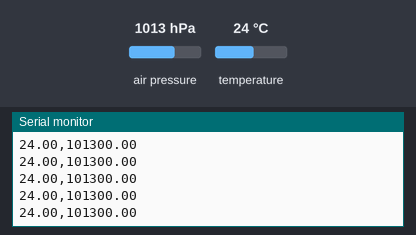
The sketch below on a simulated Arduino Uno, built with avr-gcc and run on an emulated ATmega328P. Shown: the last lines printed to the serial monitor. Inputs (shaded band) come from the test bench; at power-on: air pressure 1013 hPa, temperature 24 °C.

Above: at 1.2 s.
1.3 s: air pressure set to 952 hPa
At 1.8 s:
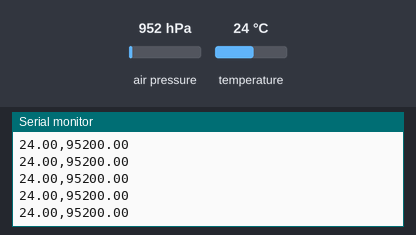
4.3 s: temperature set to 12 °C
At 5.3 s:
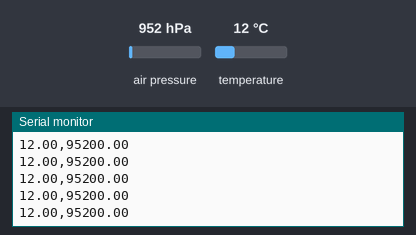
5.8 s: air pressure set to 975 hPa
At 6.7 s:
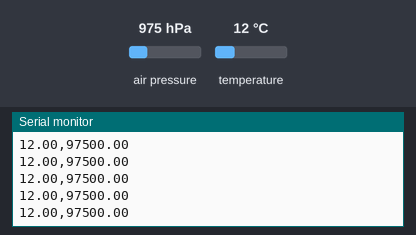
Timing chart, 0 to 8.8 s (numbered marks = the images above; inputs shaded):
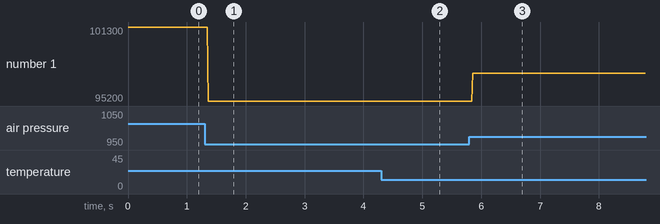

The sketch:

bluesky.ino
```cpp
#include "Wire.h"    // imports the wire library for talking over I2C
#include "Adafruit_BMP085.h"
Adafruit_BMP085 sensor;  // create sensor object called mySensor

float tempC;  // Variable for holding temp in C
float pressure; //Variable for holding pressure reading

void setup(){
Serial.begin(9600); //turn on serial monitor
sensor.begin();   //initialize mySensor
}

void loop() {
tempC = sensor.readTemperature();
//  Read Temperature
pressure = sensor.readPressure();

//Read Pressure
Serial.print(tempC);
Serial.print(",");
Serial.println(pressure);
delay(10);
}
```

Measured:
- after the input at 1.3 s, the serial monitor: prints a new line after 0.07 s (image 1)
- after the input at 4.3 s, the serial monitor: prints a new line after 0.06 s (image 2)
- after the input at 5.8 s, the serial monitor: prints a new line after 0.06 s (image 3)
- plotted number 1: 101300 → 95200 after the input at 1.3 s, 95200 → 97500 after the input at 5.8 s
